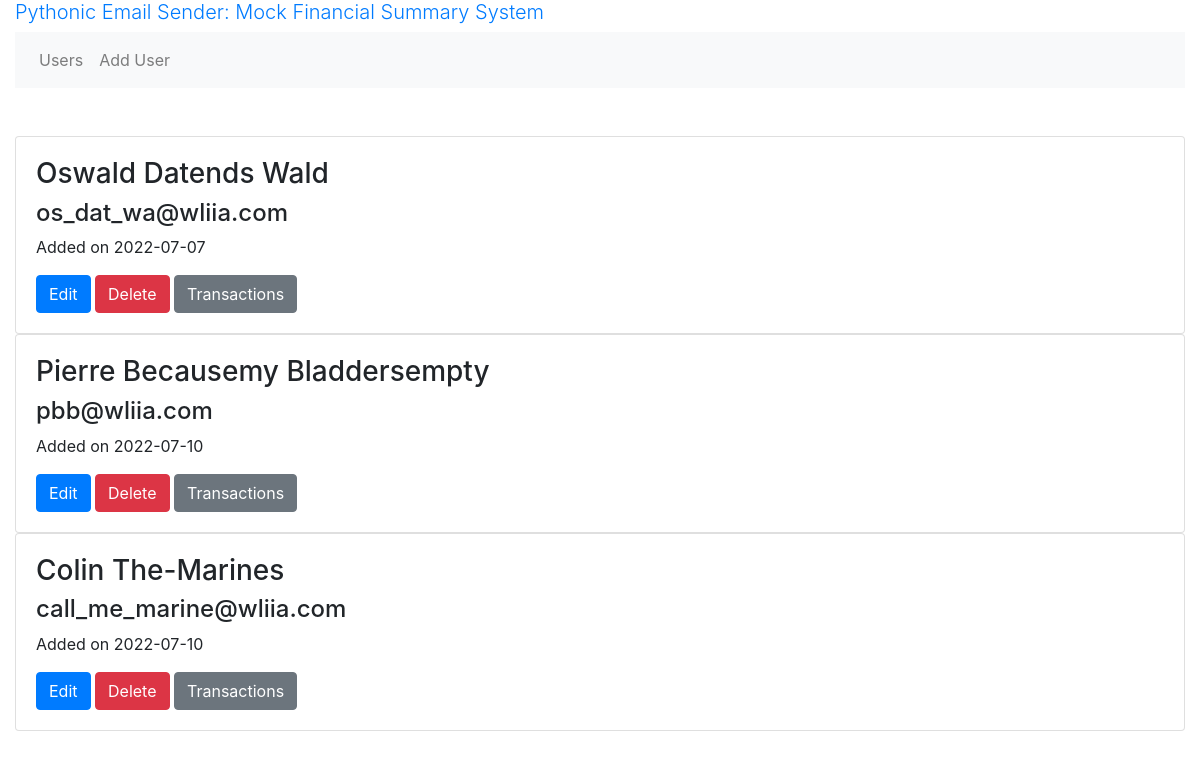
Screenshot of /users with the database file from the repository.
### models.py (models this page shows, shortened)
class User(db.Model):
    __tablename__ = 'user'
    id = db.Column(db.Integer, primary_key=True)
    created_at = db.Column(db.Date, nullable = False, default=datetime.utcnow())
    name = db.Column(db.String(255), nullable = False)
    lastname = db.Column(db.String(255), nullable = False)
    email = db.Column(db.String(255), nullable = False)
    transactions = db.relationship('Transaction', back_populates='user', cascade="all,delete")# one2many

### routes.py (the view)
@app.route('/users')
def users():
    users = models.User.query.all()
    return render_template('users.html', users=users)

### templates/users.html
{% extends "base.html" %}
{% block main %}
  {% for user in users %}
    <div class="card">
      <div class="card-body">
        <h3>{{ user.name }} {{ user.lastname }}</h3>
        <h4> {{ user.email }}</h4>
        <p>Added on {{ user.created_at }}</p>
        <a href="{{ url_for('edit_user', user_id=user.id) }}" class="btn btn-primary">Edit</a>
        <a href="{{ url_for('delete_user', user_id=user.id) }}" class="btn btn-danger">Delete</a>
        <a href="{{ url_for('transactions_user', user_id=user.id) }}" class="btn btn-secondary">Transactions</a>
      </div>
    </div>
  {% endfor %}
{% endblock %}

### rows the page displays
User: name "Oswald", lastname "Datends Wald", email "os_dat_wa@wliia.com", created_at "2022-07-07"
User: name "Pierre", lastname "Becausemy Bladdersempty", email "pbb@wliia.com", created_at "2022-07-10"
User: name "Colin", lastname "The-Marines", email "call_me_marine@wliia.com", created_at "2022-07-10"
